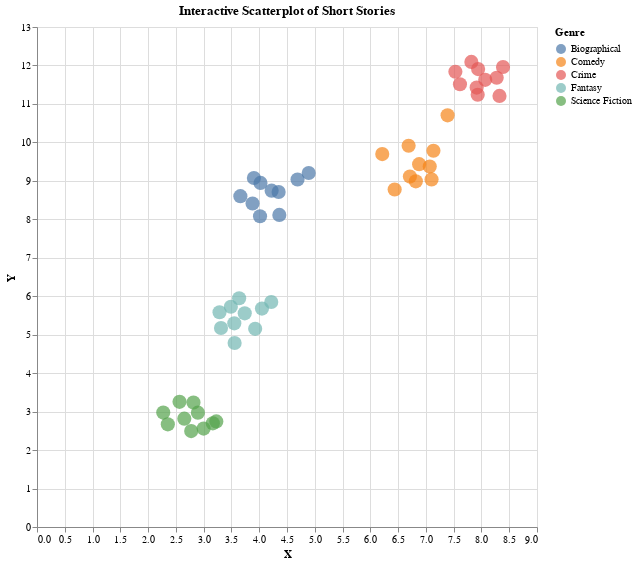

This figure's notebook cell:
### Code cell
real_genres = filtered_stories['genre']
df = pd.DataFrame({
    'X': umap_embeddings[:, 0],
    'Y': umap_embeddings[:, 1],
    'Genre': real_genres,
    'Story': filtered_stories['story'],
    'Index': np.arange(len(filtered_stories))
})


chart = alt.Chart(df, title="Short Story Embeddings").mark_circle(size=200).encode(
    alt.X('X',
    ),
    alt.Y("Y",
    ),
    color = "Genre",
    tooltip=[
        alt.Tooltip('Index', title='Index'),
        alt.Tooltip('Genre', title='Genre'),
        alt.Tooltip('Story', title='Story')
    ],
    )
chart.interactive().properties(
    title="Interactive Scatterplot of Short Stories",
    width=500,
    height=500
)
